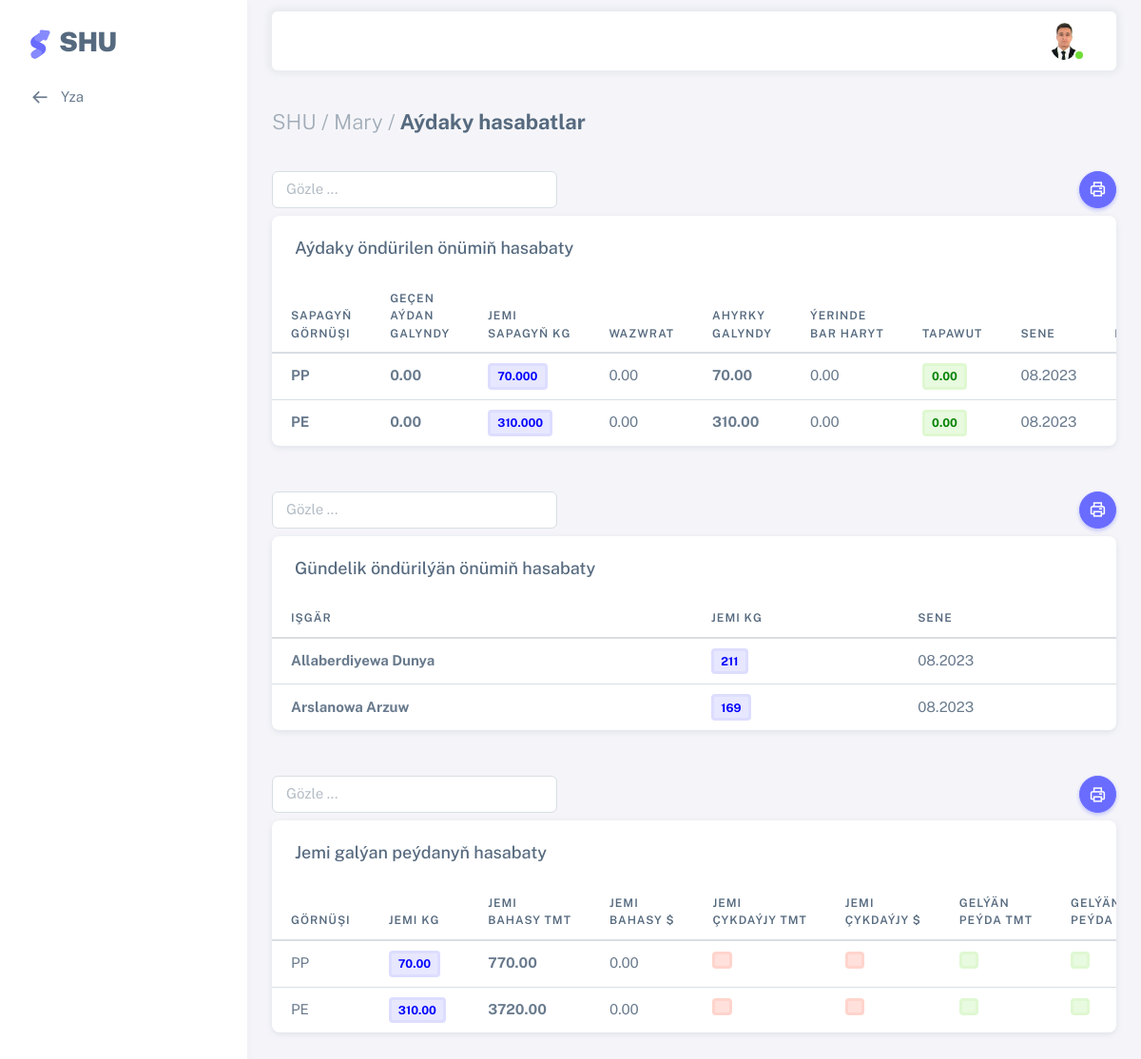
The app's page /sapak_seh_hasabat/1/ (signed in) with its own data.
### users/models.py (models this page shows, shortened)
class AllUsers(AbstractUser):
    username = models.CharField(max_length=100, unique=True)
    office = models.ForeignKey(Office, on_delete=models.CASCADE, null=True)
    sehs = models.ForeignKey(Sehler, related_name='user_sehs', on_delete=models.CASCADE, null=True, blank=True)
    bolum = models.ForeignKey(Bolum, on_delete=models.CASCADE,null=True)
    wez = models.ForeignKey(Wez, on_delete=models.CASCADE, null=True)
    first_name = models.CharField(max_length=100)
    last_name = models.CharField(max_length=100)
    middle_name = models.CharField(max_length=100, null=True, blank=True)
    birth_date = models.DateField("Doglan senesi", default=timezone.now)
    tel = models.CharField("Telefon belgisi", max_length=12, null=True, blank=True)
    email = models.EmailField(unique=True)
    address = models.TextField(null=True, blank=True)
    user_code = models.CharField(max_length=12, unique=True, default=random_string, null=True, blank=True)
    image = models.ImageField(default='default.png', upload_to='profile_pics')

class Office(models.Model):
    name = models.CharField("Edara-kärhananyň ady", max_length=1000, null=True, blank=True)
    tel = models.CharField("Telefon belgisi", null=True, blank=True, max_length=12)
    reg_num = models.CharField("reg nomer", max_length=100, null=True, blank=True,)
    ind_num = models.CharField("indeks nomer", max_length=100, null=True, blank=True,)
    kpp_num = models.CharField(max_length=100, null=True, blank=True)
    address = models.TextField("Salgysy", null=True, blank=True)
    description = models.TextField("Gysga beyany", null=True, blank=True)
    slug = models.SlugField(max_length=300, unique=True, db_index=True, verbose_name="URL")
    def __str__(self):
        return self.name
    class Meta:
        verbose_name = 'Edara-kärhana'
        verbose_name_plural = 'Edara-kärhanalar'

### shu/models.py (models this page shows, shortened)
class AydakySapak_hasabat(models.Model):
    zakaz_user = models.ForeignKey(Other_users, on_delete=models.CASCADE, null=True, blank=True)
    zakaz_code = models.CharField("Zakaz belgisi",max_length=1000, blank=True, null=True)
    sehs = models.ForeignKey(Sehler, on_delete=models.CASCADE, null=True, blank=True)
    d_gornusi = models.ForeignKey(Halta_gornus, on_delete=models.CASCADE, null=True)
    cyksapak_bahasy_m = models.DecimalField("Çykan sapagyň bahasy TMT",default=0,max_digits=10, decimal_places=2, null=True, blank=True)
    cyksapak_bahasy_d = models.DecimalField("Çykan sapagyň bahasy $",default=0,max_digits=10, decimal_places=2, null=True, blank=True)
    gecenay_galyndy = models.DecimalField("Geçen aýdaky galyndy",default=0, max_digits=10, decimal_places=2, null=True, blank=True)
    jemi_dok_sapak = models.DecimalField("Jemi aýdaky sapagyň kg",default=0, max_digits=10, decimal_places=3, null=True, blank=True)
    satylan_sapak_kg = models.DecimalField("Jemi aýdaky satylan sapagyň kg",default=0, max_digits=10, decimal_places=3, null=True, blank=True)
    wozwrat = models.DecimalField("Jemi aýdaky wozwrat kg", default=0, max_digits=10, decimal_places=2, null=True, blank=True)
    ahyrky_galyndy = models.DecimalField("Jemi aýdaky ahyrky galyndy kg",default=0, max_digits=10, decimal_places=2, null=True, blank=True)
    yerinde_bar_haryt = models.DecimalField("Jemi aýdaky ýerinde bar harydyň kg",default=0, max_digits=10, decimal_places=2, null=True, blank=True)
    tapawudy = models.DecimalField("Aýdaky tapawut",default=0, max_digits=10, decimal_places=2, null=True, blank=True)
    bellik = models.TextField("Bellik",null=True, blank=True)
    sene = models.DateField("Senesi", default=timezone.now, null=True, blank=True)
    has_sene = models.IntegerField("Senesi",null=True, blank=True, default=None)
    class Meta:
        verbose_name = 'Sapak seh aýlyk hasabaty'
        verbose_name_plural = 'Sapak seh aýlyk hasabatlary'

class Zakaz_SapakSwotka(models.Model):
    sehs = models.ForeignKey(Sehler, on_delete=models.CASCADE, null=True, blank=True)
    d_gornusi = models.ForeignKey(Halta_gornus, on_delete=models.CASCADE, null=True)
    jemi_kg = models.DecimalField("Harydyň jemi kg",default=0,max_digits=10, decimal_places=3, null=True, blank=True)
    jemi_baha_m = models.DecimalField("Jemi girdeji bahasy TMT",default=0,max_digits=10, decimal_places=2, null=True, blank=True)
    jemi_baha_d = models.DecimalField("Jemi girdeji bahasy $",default=0,max_digits=10, decimal_places=2, null=True, blank=True)
    cyk_summa = models.DecimalField("Jemi çykdaýjy",max_digits=10, decimal_places=2, null=True, blank=True)
    cyk_summa_dol = models.DecimalField("Jemi çykdaýjy walýuta",max_digits=10, decimal_places=2, null=True, blank=True)
    gal_pey_summa = models.DecimalField("Jemi peýda",max_digits=10, decimal_places=2, null=True, blank=True)
    gal_pey_summa_dol = models.DecimalField("Jemi peýda walýuta",max_digits=10, decimal_places=2, null=True, blank=True)
    bellik = models.TextField("Bellik", max_length=1000, blank=True)
    sene = models.DateField("senesi", default=timezone.now, null=True, blank=True)
    has_sene = models.IntegerField("Senesi id",null=True, blank=True, default=None)
    class Meta:
        verbose_name = 'Sapak seh peýda swotka'
        verbose_name_plural = 'Sapak seh peýda swotkalar'

### shu/views.py (the view)
# urls.py: path('sapak_seh_hasabat/<int:pk>/', views.Sapakseh_hasabat, name='sapak-seh-hasabat'),
@login_required(login_url='login')
def Sapakseh_hasabat(request,pk):
    page_title = _('Aýdaky hasabatlar')
    sh=Sehler.objects.filter(pr_seh_id=pk).first()
    ayjem = AydakySapak_hasabat.objects.filter(sehs_id=sh.pk).annotate(month=TruncMonth('sene'),gornus=F('d_gornusi__name'),onum=F('jemi_dok_sapak')).values('month', 'gornus','onum','id','gecenay_galyndy','satylan_sapak_kg','wozwrat','ahyrky_galyndy','yerinde_bar_haryt','tapawudy','bellik').order_by("sene")
    tikinci_sany=Gundelik_sapak.objects.filter(sehs_id=sh.pk).annotate(month=TruncMonth('sene'),).values('user__faa','month').distinct().annotate(sany=Sum(F('cyksapak_kg'))).order_by("month")
    zak_sw=Zakaz_SapakSwotka.objects.filter(sehs_id=sh.pk).annotate(month=TruncMonth('sene'),gornus=F('d_gornusi__name'),onum=F('jemi_kg')).values('month', 'gornus','onum','id','jemi_baha_m','jemi_baha_d','cyk_summa','cyk_summa_dol','gal_pey_summa','gal_pey_summa_dol','bellik').order_by("sene")
    pkk=sh.pk
    paginator = Paginator(ayjem, 10)
    page = request.GET.get('page')
    try:
        myuser = paginator.get_page(page)
    except PageNotAnInteger:
        myuser = paginator.page(1)
    except EmptyPage:
        myuser = paginator.page(paginator.num_pages)
    context = {'title': page_title,'myuser':myuser,'tikinci_sany':tikinci_sany,'zak_sw':zak_sw,'pkk':pkk}
    return render(request, 'shu/sapakseh_hasabatlar.html', context)

### users/models.py (called while the page is built)
    def __str__(self):
        return self.name

### shu/templates/shu/sapakseh_hasabatlar.html (shortened to what this page needs)
{% extends 'shu/base.html' %}
{% load i18n %}
{% load crispy_forms_tags %}
{% load static %}
{% block menu %}
<li class="menu-item">
  <a href="{% url 'sapak-seh' pkk %}" class="menu-link">
    <i class="menu-icon tf-icons bx bx-arrow-back"></i>
    <div>Yza</div>
  </a>
</li>
{% endblock %}
{% block content %}
<div class="content-wrapper">
  <div class="container-xxl flex-grow-1 container-p-y">
      <h4 class="fw-bold py-3 mb-4"><span class="text-muted fw-light">SHU / {{ user.office|default_if_none:"" }} /</span> {{ title }}</h4>
    <a><button style="float:right;" onclick="printData()" class="btn rounded-pill btn-icon btn-primary"> <i class="tf-icons bx bx-printer"></i></button>
    <input class="form-control mb-2" style="width:300px;" id='myInput' onkeyup='myFunction()' type='text' placeholder="Gözle ..."></a>
    <div class="card" id="printTable">
      <h5 class="card-header">Aýdaky öndürilen önümiň hasabaty</h5>
      <div class="table-responsive text-nowrap">
        <table class="table table-hover" id="myTable">
          <thead>
            <tr>
              <th>Sapagyň<br>görnüşi</th>
              <th>Geçen<br> aýdan<br>galyndy</th>
              <th>Jemi<br> sapagyň kg</th>
              <th>Wazwrat</th>
              <th>Ahyrky<br> galyndy</th>
              <th>Ýerinde<br> bar haryt</th>
              <th>Tapawut</th>
              <th>Sene</th>
              <th>Bellik</th>
            </tr>
          </thead>
          <tbody class="table-border-bottom-0">
            {% for deg in myuser %}
            <tr>
              <td><strong>{{deg.gornus|default_if_none:""}}</strong></td>
              <td><strong>{{deg.gecenay_galyndy|default_if_none:""}}</strong></td>
              <td><span class="badge bg-label-primary border-light-primary me-1"><strong style="color:Blue;">{{deg.onum|default_if_none:""}}</strong></span></td>
              <td>{{deg.wozwrat|default_if_none:""}}</td>
              <td><strong>{{deg.ahyrky_galyndy|default_if_none:""}}</strong></td>
              <td>{{deg.yerinde_bar_haryt|default_if_none:""}}</td>
              <td><span class="badge bg-label-success border-light-success me-1"><strong style="color:Green;">{{deg.tapawudy|default_if_none:""}}</strong></span></td>
              <td>{{deg.month|date:"m.Y"}}</td>
              <td>{{deg.bellik|default_if_none:""}}</td>
            </tr>
            {% endfor %}
          </tbody>
        </table>
      </div>
    </div>
    <a><button style="float:right;" onclick="printData1()" class="btn rounded-pill btn-icon btn-primary"> <i class="tf-icons bx bx-printer"></i></button>
    <input class="form-control mb-2 mt-5" style="width:300px;" id='myInput1' onkeyup='myFunction1()' type='text' placeholder="Gözle ..."></a>
    <div class="card" id="printTable1">
      <h5 class="card-header">Gündelik öndürilýän önümiň hasabaty</h5>
      <div class="table-responsive text-nowrap">
        <table class="table table-hover" id="myTable1">
          <thead>
            <tr>
              <th>Işgär</th>
              <th>Jemi kg</th>
              <th>Sene</th>
            </tr>
          </thead>
          <tbody class="table-border-bottom-0">
            {% for deg in tikinci_sany %}
            <tr>
              <td><strong>{{deg.user__faa|default_if_none:""}}</strong></td>
              <td><span class="badge bg-label-primary border-light-primary me-1"><strong style="color:Blue;">{{deg.sany|default_if_none:""}}</strong></span></td>
              <td>{{deg.month|date:"m.Y"}}</td>
            </tr>
            {% endfor %}
          </tbody>
        </table>
      </div>
    </div>
    <a><button style="float:right;" onclick="printData2()" class="btn rounded-pill btn-icon btn-primary"> <i class="tf-icons bx bx-printer"></i></button>
    <input class="form-control mb-2 mt-5" style="width:300px;" id='myInput2' onkeyup='myFunction2()' type='text' placeholder="Gözle ..."></a>
    <div class="card mb-5" id="printTable2">
      <h5 class="card-header">Jemi galýan peýdanyň hasabaty</h5>
      <div class="table-responsive text-nowrap">
        <table class="table table-hover" id="myTable2">
          <thead>
            <tr>
              <th>Görnüşi</th>
              <th>Jemi kg</th>
              <th>Jemi<br>bahasy TMT</th>
              <th>Jemi<br>bahasy $</th>
              <th>Jemi<br>çykdaýjy TMT</th>
              <th>Jemi<br>çykdaýjy $</th>
              <th>Gelýän<br>peýda TMT</th>
              <th>Gelýän<br>peýda $</th>
            </tr>
          </thead>
          <tbody class="table-border-bottom-0">
            {% for deg in zak_sw %}
            <tr>
              <td>{{deg.gornus|default_if_none:""}}</td>
              <td><span class="badge bg-label-primary border-light-primary me-1"><strong style="color:Blue;">{{deg.onum|floatformat:2|default_if_none:""}}</strong></span></td>
              <td><strong>{{deg.jemi_baha_m|floatformat:2|default_if_none:""}}</strong></td>
              <td>{{deg.jemi_baha_d|floatformat:2|default_if_none:""}}</td>
              <td><span class="badge bg-label-danger border-light-danger me-1"><strong style="color:Red;">{{deg.cyk_summa|floatformat:2|default_if_none:""}}</strong></span></td>
              <td><span class="badge bg-label-danger border-light-danger me-1"><strong style="color:Red;">{{deg.cyk_summa_dol|floatformat:2|default_if_none:""}}</span></td>
              <td><span class="badge bg-label-success border-light-success me-1"><strong style="color:Green;">{{deg.gal_pey_summa|floatformat:2|default_if_none:""}}</strong></span></td>
              <td><span class="badge bg-label-success border-light-success me-1"><strong style="color:Green;">{{deg.gal_pey_summa_dol|floatformat:2|default_if_none:""}}</span></td>
            </tr>
            {% endfor %}
          </tbody>
        </table>
      </div>
    </div>
  </div>
</div>
{% endblock content %}

### templates/include/header.html (shortened to what this page needs)
	{% load static i18n %}
	{% load crispy_forms_tags %}
		<nav class="layout-navbar container-xxl navbar navbar-expand-xl navbar-detached align-items-center bg-navbar-theme" id="layout-navbar">
		  <div class="navbar-nav-right d-flex align-items-center" id="navbar-collapse">
			<ul class="navbar-nav flex-row align-items-center ms-auto">
			  <li class="nav-item navbar-dropdown dropdown-user dropdown">
				<a class="nav-link dropdown-toggle hide-arrow" href="javascript:void(0);" data-bs-toggle="dropdown">
				  <div class="avatar avatar-online">
					<img src="{{ user.image.url }}" onerror="this.onerror=null;this.src='{% static 'assets/img/avatars/default.png' %}'" alt class="w-px-30 h-auto rounded-circle" />
				  </div>
				</a>
			  </li>
			</ul>
		  </div>
		</nav>

### records on screen
AllUsers: image (picture), office "Mary"
AydakySapak_hasabat: gornus "PP", gecenay_galyndy "0.00", onum "70.000", wozwrat "0.00", ahyrky_galyndy "70.00", yerinde_bar_haryt "0.00", tapawudy "0.00", month "08.2023"
AydakySapak_hasabat: gornus "PE", gecenay_galyndy "0.00", onum "310.000", wozwrat "0.00", ahyrky_galyndy "310.00", yerinde_bar_haryt "0.00", tapawudy "0.00", month "08.2023"
Zakaz_SapakSwotka: gornus "PP", onum "70.00", jemi_baha_m "770.00", jemi_baha_d "0.00"
Zakaz_SapakSwotka: gornus "PE", onum "310.00", jemi_baha_m "3720.00", jemi_baha_d "0.00"

### other values on screen
{{ title }} "Aýdaky hasabatlar"
{{ deg.user__faa|default_if_none:"" }} "Allaberdiyewa Dunya" "Arslanowa Arzuw"
{{ deg.sany|default_if_none:"" }} "211" "169"
{{ deg.month|date:"m.Y" }} "08.2023" "08.2023"
